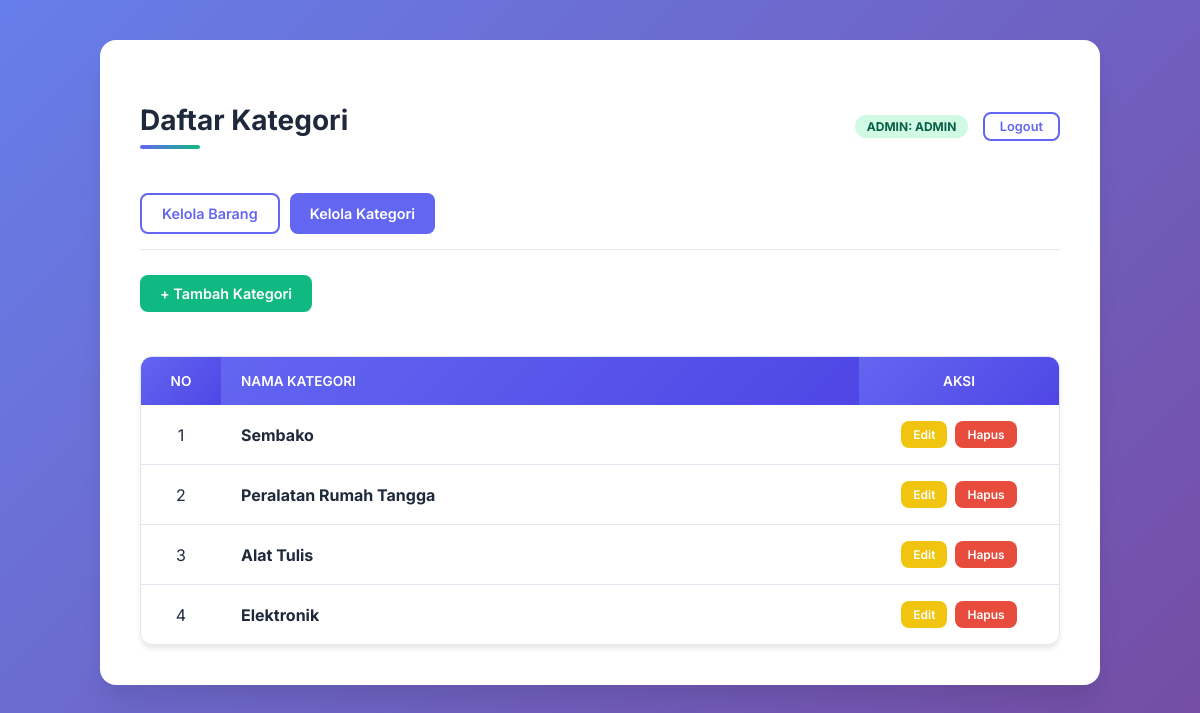
The page /kategori.php (signed in) on the database its author committed.
### tables this page shows
CREATE TABLE `kategori` (
  `id` int(11) NOT NULL,
  `nama_kategori` varchar(100) NOT NULL
);

### kategori.php (the view, shortened to what this page needs)
<?php
include 'koneksi.php';
?>
<!DOCTYPE html>
<html lang="id">
<head>
    <link rel="stylesheet" href="style.css">
</head>
<body>
    <div class="container">
        <div style="display: flex; justify-content: space-between; align-items: center; margin-bottom: 20px;">
            <h2>Daftar Kategori</h2>
            <div style="text-align: right;">
                <span class="badge badge-success">ADMIN: <?= strtoupper($_SESSION['username'] ?? 'ADMIN') ?></span>
                <a href="logout.php" class="btn btn-outline" style="padding: 5px 15px; margin-left: 10px; font-size: 0.8rem;">Logout</a>
            </div>
        </div>
        <div class="nav-menu" style="display: flex; gap: 10px; margin-bottom: 25px;">
            <a href="index.php" class="btn btn-outline">Kelola Barang</a>
            <a href="kategori.php" class="btn btn-primary">Kelola Kategori</a>
        </div>
        <a href="tambah_kategori.php" class="btn btn-success" style="margin-bottom: 20px;">+ Tambah Kategori</a>
        <div class="table-wrapper">
            <table>
                <thead>
                    <tr>
                        <th style="width: 80px; text-align: center;">NO</th>
                        <th>NAMA KATEGORI</th>
                        <th style="text-align: center; width: 200px;">AKSI</th>
                    </tr>
                </thead>
                <tbody>
                    <?php
                    $sql = "SELECT * FROM kategori ORDER BY id DESC";
                    $query = mysqli_query($conn, $sql);
                    $no = 1;
                    if ($query && mysqli_num_rows($query) > 0) {
                        while ($row = mysqli_fetch_assoc($query)) {
                            ?>
                            <tr>
                                <td style="text-align: center;"><?= $no++ ?></td>
                                <td><strong><?= htmlspecialchars($row['nama_kategori']) ?></strong></td>
                                <td style="text-align: center;">
                                    <div style="display: flex; gap: 8px; justify-content: center;">
                                        <a href="edit_kategori.php?id=<?= $row['id'] ?>" class="btn" style="background: #f1c40f; color: white; padding: 6px 12px; font-size: 0.75rem;">Edit</a>
                                        <a href="hapus_kategori.php?id=<?= $row['id'] ?>" class="btn" style="background: #e74c3c; color: white; padding: 6px 12px; font-size: 0.75rem;" onclick="return confirm('Yakin ingin menghapus kategori ini? Data barang dengan kategori ini mungkin akan terpengaruh.')">Hapus</a>
                                    </div>
                                </td>
                            </tr>
                            <?php
                        }
                    } else {
                        echo "<tr><td colspan='3' style='text-align:center; padding: 40px; color: #64748b;'>Belum ada data kategori. Klik tombol di atas untuk menambah.</td></tr>";
                    }
                    ?>
                </tbody>
            </table>
        </div>
    </div>
</body>
</html>

### style.css (style rules this page uses)
:root { --primary: #6366f1; --primary-dark: #4f46e5; --success: #10b981; --success-dark: #059669; --danger: #e74c3c; --warning: #f1c40f; --background: #f8fafc; --surface: #ffffff; --text-primary: #1e293b; --text-secondary: #64748b; --border: #e2e8f0; --shadow-sm: 0 1px 2px rgba(0, 0, 0, 0.05); --shadow-md: 0 4px 6px -1px rgba(0, 0, 0, 0.1); --shadow-xl: 0 20px 25px -5px rgba(0, 0, 0, 0.1); --radius-sm: 8px; --radius-md: 12px; --radius-lg: 16px; }
* { box-sizing: border-box; }
body { font-family: 'Inter', -apple-system, BlinkMacSystemFont, sans-serif; background: linear-gradient(135deg, #667eea 0%, #764ba2 100%); min-height: 100vh; margin: 0; padding: 40px 20px; color: var(--text-primary); }
.container { max-width: 1000px; margin: auto; background: var(--surface); padding: 40px; border-radius: var(--radius-lg); box-shadow: var(--shadow-xl); animation: fadeIn 0.5s ease-out; }
h2 { color: var(--text-primary); margin-bottom: 24px; font-weight: 700; font-size: 1.75rem; position: relative; padding-bottom: 12px; }
h2::after { content: ''; position: absolute; bottom: 0; left: 0; width: 60px; height: 4px; background: linear-gradient(90deg, var(--primary), var(--success)); border-radius: 2px; }
.nav-menu { display: flex; gap: 10px; margin-bottom: 25px; border-bottom: 1px solid var(--border); padding-bottom: 15px; }
.table-wrapper { overflow-x: auto; background: var(--surface); border-radius: var(--radius-md); border: 1px solid var(--border); margin-top: 24px; width: 100%; box-shadow: var(--shadow-md); }
table { width: 100%; border-collapse: collapse; min-width: 700px; }
table th { background: linear-gradient(135deg, var(--primary) 0%, var(--primary-dark) 100%); color: white; text-align: left; padding: 16px 20px; font-weight: 600; font-size: 0.85rem; text-transform: uppercase; }
table td { padding: 16px 20px; border-bottom: 1px solid var(--border); vertical-align: middle; }
table tr:last-child td { border-bottom: none; }
.btn { display: inline-flex; align-items: center; justify-content: center; padding: 10px 20px; border: none; border-radius: var(--radius-sm); cursor: pointer; text-decoration: none; font-weight: 600; font-size: 0.9rem; transition: all 0.3s ease; }
.btn-primary { background: var(--primary); color: white; }
.btn-success { background: var(--success); color: white; }
.btn-outline { background: transparent; border: 2px solid var(--primary); color: var(--primary); }
.badge { padding: 4px 12px; border-radius: 20px; font-size: 0.75rem; font-weight: 700; }
.badge-success { background: #d1fae5; color: #065f46; }

### rows shown on the page
kategori: nama_kategori "Sembako"
kategori: nama_kategori "Peralatan Rumah Tangga"
kategori: nama_kategori "Alat Tulis"
kategori: nama_kategori "Elektronik"

### other values the page prints
$_SESSION['username'] "ADMIN"
